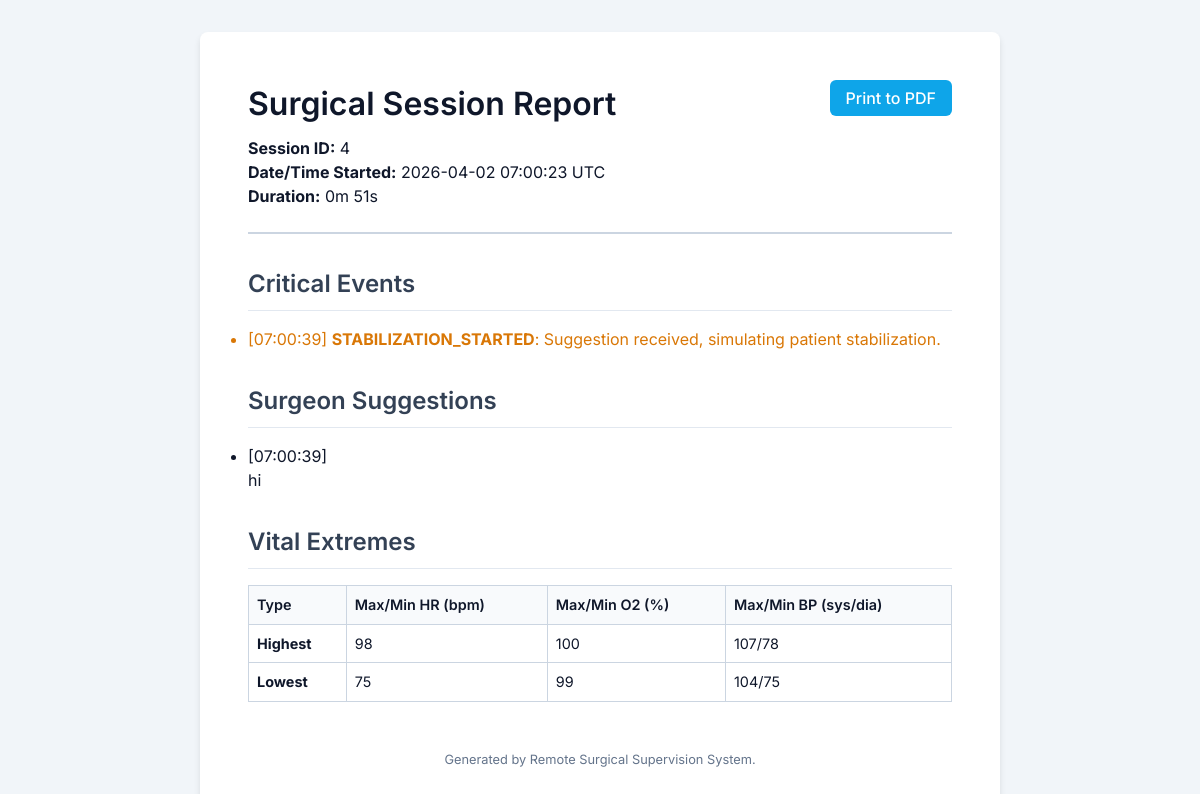
/report/4 (signed in), run on the app's committed database.
### app.py (models this page shows)
class Session(db.Model):
    id = db.Column(db.Integer, primary_key=True)
    start_time = db.Column(db.DateTime, default=datetime.datetime.utcnow)
    end_time = db.Column(db.DateTime, nullable=True)
    duration_seconds = db.Column(db.Integer, nullable=True)

class Event(db.Model):
    id = db.Column(db.Integer, primary_key=True)
    session_id = db.Column(db.Integer, db.ForeignKey('session.id'))
    timestamp = db.Column(db.DateTime, default=datetime.datetime.utcnow)
    event_type = db.Column(db.String(50)) # e.g., 'alarm', 'stabilization_started', 'stabilized'
    details = db.Column(db.Text, nullable=True)

class Suggestion(db.Model):
    id = db.Column(db.Integer, primary_key=True)
    session_id = db.Column(db.Integer, db.ForeignKey('session.id'))
    timestamp = db.Column(db.DateTime, default=datetime.datetime.utcnow)
    text = db.Column(db.Text)
    audio_path = db.Column(db.String(255), nullable=True)

class VitalLog(db.Model):
    id = db.Column(db.Integer, primary_key=True)
    session_id = db.Column(db.Integer, db.ForeignKey('session.id'))
    type = db.Column(db.String(10)) # 'highest' or 'lowest'
    hr = db.Column(db.Integer)
    o2 = db.Column(db.Integer)
    bp_sys = db.Column(db.Integer)
    bp_dia = db.Column(db.Integer)

### app.py (the view)
@app.route('/report/<int:session_id>')
@login_required
def report(session_id):
    session = Session.query.get_or_404(session_id)
    vitals = VitalLog.query.filter_by(session_id=session_id).all()
    suggestions = Suggestion.query.filter_by(session_id=session_id).order_by(Suggestion.timestamp).all()
    events = Event.query.filter_by(session_id=session_id).order_by(Event.timestamp).all()
    return render_template('report.html', session=session, vitals=vitals, suggestions=suggestions, events=events)

### app.py (called while the page is built)
@login_manager.user_loader
def load_user(user_id):
    return User.query.get(int(user_id))

### templates/report.html (shortened to what this page needs)
<!DOCTYPE html>
<html lang="en">
<head>
    <link rel="stylesheet" href="{{ url_for('static', filename='css/style.css') }}">
</head>
<body class="report-body">
    <div class="container report-container">
        <div class="report-header">
            <button class="btn info no-print" onclick="window.print()" style="float: right;">Print to PDF</button>
            <h1>Surgical Session Report</h1>
            <p><strong>Session ID:</strong> {{ session.id }}</p>
            <p><strong>Date/Time Started:</strong> {{ session.start_time.strftime('%Y-%m-%d %H:%M:%S UTC') }}</p>
            <p><strong>Duration:</strong>
                {% if session.duration_seconds is not none %}
                    {{ session.duration_seconds // 60 }}m {{ session.duration_seconds % 60 }}s
                {% else %}
                    Active / Duration Unknown
                {% endif %}
            </p>
        </div>
        <section class="report-section">
            <h2>Critical Events</h2>
            {% if events %}
            <ul class="event-list">
                {% for event in events %}
                <li class="event-item type-{{ event.event_type }}">
                    <span class="timestamp">[{{ event.timestamp.strftime('%H:%M:%S') }}]</span>
                    <strong>{{ event.event_type.upper() }}</strong>: {{ event.details }}
                </li>
                {% endfor %}
            </ul>
            {% else %}
            <p>No critical events recorded.</p>
            {% endif %}
        </section>
        <section class="report-section">
            <h2>Surgeon Suggestions</h2>
            {% if suggestions %}
            <ul class="suggestion-list">
                {% for sug in suggestions %}
                <li>
                    <span class="timestamp">[{{ sug.timestamp.strftime('%H:%M:%S') }}]</span>
                    {% if sug.text %}
                    <blockquote>{{ sug.text }}</blockquote>
                    {% endif %}
                </li>
                {% endfor %}
            </ul>
            {% else %}
            <p>No suggestions provided.</p>
            {% endif %}
        </section>
        <section class="report-section no-print">
            <h2>Vital Extremes</h2>
            <div style="max-height: 300px; overflow-y: auto;">
                <table class="data-table">
                    <tr>
                        <th>Type</th>
                        <th>Max/Min HR (bpm)</th>
                        <th>Max/Min O2 (%)</th>
                        <th>Max/Min BP (sys/dia)</th>
                    </tr>
                    {% for vital in vitals %}
                    <tr class="{% if vital.type == 'highest' %}warning-row{% elif vital.type == 'lowest' %}info-row{% endif %}">
                        <td style="text-transform: capitalize;"><strong>{{ vital.type }}</strong></td>
                        <td>{{ vital.hr }}</td>
                        <td>{{ vital.o2 }}</td>
                        <td>{{ vital.bp_sys }}/{{ vital.bp_dia }}</td>
                    </tr>
                    {% else %}
                    <tr>
                        <td colspan="4">No vitals recorded for this session.</td>
                    </tr>
                    {% endfor %}
                </table>
            </div>
        </section>
        <div class="report-footer">
            Generated by Remote Surgical Supervision System.
        </div>
    </div>
</body>
</html>

### static/css/style.css (style rules this page uses)
:root { --bg-dark: #0f172a; --bg-card: #1e293b; --text-main: #f8fafc; --text-muted: #94a3b8; --primary: #3b82f6; --primary-hover: #2563eb; --success: #10b981; --warning: #f59e0b; --danger: #ef4444; --info: #0ea5e9; --border: #334155; --font-family: 'Inter', sans-serif; }
* { box-sizing: border-box; margin: 0; padding: 0; }
body { font-family: var(--font-family); background-color: var(--bg-dark); color: var(--text-main); line-height: 1.5; }
.container { max-width: 1200px; margin: 0 auto; padding: 2rem; }
h1, h2, h3 { margin-bottom: 0.5rem; font-weight: 600; }
.btn { display: inline-block; padding: 0.5rem 1rem; font-size: 1rem; font-weight: 500; text-align: center; border: none; border-radius: 6px; cursor: pointer; transition: all 0.2s; font-family: var(--font-family); }
.btn.info { background-color: var(--info); color: white; }
.report-body { background: #f1f5f9; color: #0f172a; }
.report-container { background: white; max-width: 800px; margin: 2rem auto; padding: 3rem; border-radius: 8px; box-shadow: 0 4px 6px rgba(0, 0, 0, 0.1); }
.report-header { border-bottom: 2px solid #cbd5e1; padding-bottom: 1.5rem; margin-bottom: 2rem; }
.report-section { margin-bottom: 2rem; }
.report-section h2 { border-bottom: 1px solid #e2e8f0; padding-bottom: 0.5rem; margin-bottom: 1rem; color: #334155; }
.event-item.type-stabilization_started { color: #d97706; }
.data-table { width: 100%; border-collapse: collapse; font-size: 0.9rem; }
.data-table th, .data-table td { border: 1px solid #cbd5e1; padding: 0.5rem; text-align: left; }
.data-table th { background: #f8fafc; font-weight: 600; }
.report-footer { text-align: center; margin-top: 3rem; font-size: 0.8rem; color: #64748b; }

### data on the page
Event: timestamp "07:00:39", event_type "STABILIZATION_STARTED", details "Suggestion received, simulating patient stabilization."
Suggestion: timestamp "07:00:39", text "hi"
VitalLog: type "Highest", hr "98", o2 "100", bp_sys "107", bp_dia "78"
VitalLog: type "Lowest", hr "75", o2 "99", bp_sys "104", bp_dia "75"

### other printed values
{{ session.id }} "4"
{{ session.start_time.strftime('%Y-%m-%d %H:%M:%S UTC') }} "2026-04-02 07:00:23 UTC"
{{ session.duration_seconds // 60 }} "0"
{{ session.duration_seconds % 60 }} "51"
